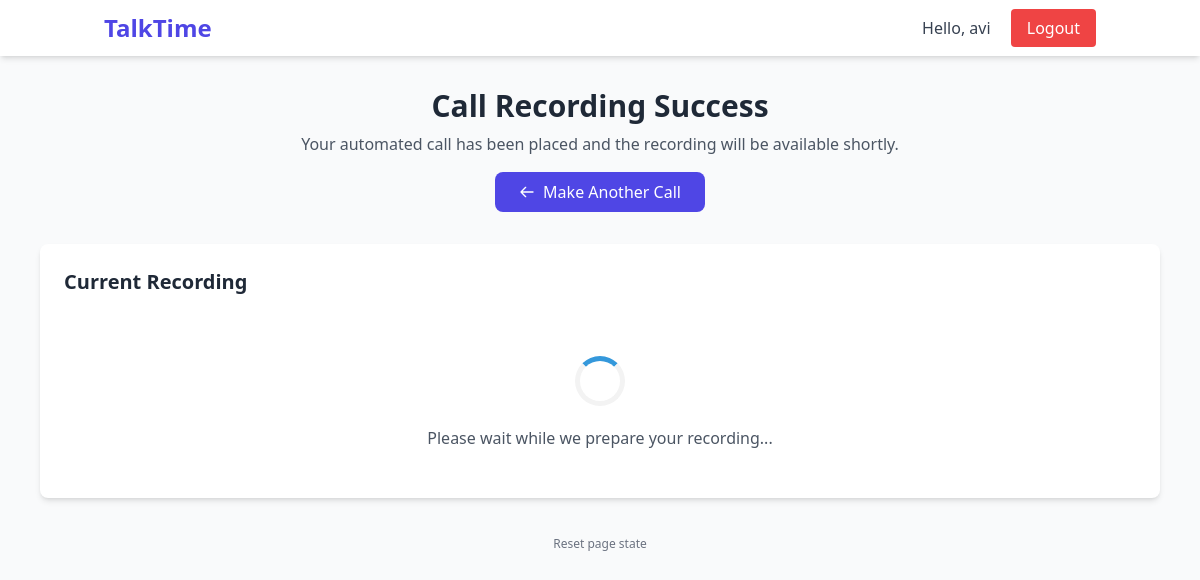
The app's page /success/ (signed in), older data.
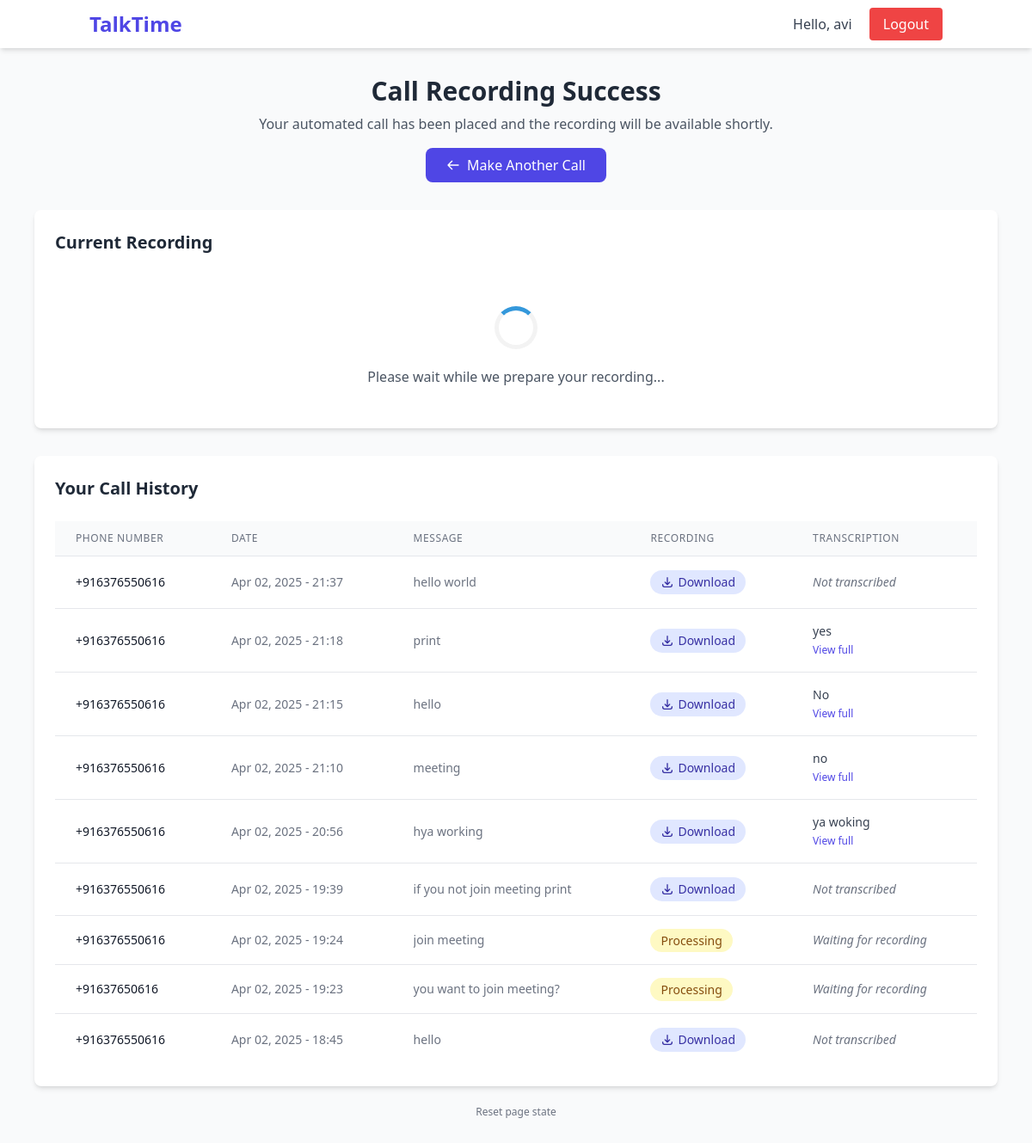
The same page, newer data.
### web_app/models.py (models this page shows, shortened)
class CallRequest(models.Model):
    user = models.ForeignKey(User, on_delete=models.CASCADE, null=True, blank=True)
    phone_number = models.CharField(max_length=15)
    message = models.TextField()
    recording_url = models.URLField(max_length=500, blank=True, null=True)
    transcription = models.TextField(blank=True, null=True)
    created_at = models.DateTimeField(auto_now_add=True)

### web_app/views.py (the view, shortened to what this page needs)
# urls.py: path('success/', views.success, name='success'),
def success(request):
    context = {}
    current_call = None
    if request.user.is_authenticated:
        current_call = CallRequest.objects.filter(user=request.user).order_by('-created_at').first()
    if current_call:
        context['current_recording_url'] = current_call.recording_url or ""
    else:
        context['current_recording_url'] = ""
    if request.user.is_authenticated:
        context['call_history'] = CallRequest.objects.filter(user=request.user).order_by('-created_at')
    return render(request, 'success.html', context)

### web_app/templates/success.html (shortened to what the changed rows need)
<!DOCTYPE html>
<html lang="en">
<head>
    <script src="https://cdn.tailwindcss.com"></script>
</head>
<body class="bg-gray-50">
    <div class="container mx-auto px-4 py-8 max-w-6xl">
        <div class="mb-8 text-center">
            <h1 class="text-3xl font-bold text-gray-800 mb-2">Call Recording Success</h1>
        </div>
        <div class="bg-white rounded-lg shadow-md p-6 mb-8">
            <h2 class="text-xl font-bold text-gray-800 mb-4">Current Recording</h2>
        </div>
        {% if user.is_authenticated and call_history %}
        <div class="bg-white rounded-lg shadow-md p-6">
            <div class="flex justify-between items-center mb-6">
                <h2 class="text-xl font-bold text-gray-800">Your Call History</h2>
            </div>
            <div class="overflow-x-auto">
                <table class="min-w-full divide-y divide-gray-200">
                    <thead class="bg-gray-50">
                        <tr>
                            <th scope="col" class="px-6 py-3 text-left text-xs font-medium text-gray-500 uppercase tracking-wider">Phone Number</th>
                            <th scope="col" class="px-6 py-3 text-left text-xs font-medium text-gray-500 uppercase tracking-wider">Date</th>
                            <th scope="col" class="px-6 py-3 text-left text-xs font-medium text-gray-500 uppercase tracking-wider">Message</th>
                            <th scope="col" class="px-6 py-3 text-left text-xs font-medium text-gray-500 uppercase tracking-wider">Recording</th>
                            <th scope="col" class="px-6 py-3 text-left text-xs font-medium text-gray-500 uppercase tracking-wider">Transcription</th>
                        </tr>
                    </thead>
                    <tbody class="bg-white divide-y divide-gray-200">
                        {% for call in call_history %}
                        <tr class="hover:bg-gray-50">
                            <td class="px-6 py-4 whitespace-nowrap">
                                <div class="text-sm text-gray-900">{{ call.phone_number }}</div>
                            </td>
                            <td class="px-6 py-4 whitespace-nowrap">
                                <div class="text-sm text-gray-500">{{ call.created_at|date:"M d, Y - H:i" }}</div>
                            </td>
                            <td class="px-6 py-4">
                                <div class="text-sm text-gray-500 truncate max-w-xs" title="{{ call.message }}">{{ call.message|truncatechars:50 }}</div>
                            </td>
                            <td class="px-6 py-4 whitespace-nowrap">
                                {% if call.recording_url %}
                                <a href="{{ call.recording_url }}" class="bg-indigo-100 text-indigo-800 px-3 py-1 rounded-full text-sm hover:bg-indigo-200 transition inline-flex items-center" download>
                                    <svg class="w-4 h-4 mr-1" fill="none" stroke="currentColor" viewBox="0 0 24 24">
                                        <path stroke-linecap="round" stroke-linejoin="round" stroke-width="2" d="M4 16v1a3 3 0 003 3h10a3 3 0 003-3v-1m-4-4l-4 4m0 0l-4-4m4 4V4"></path>
                                    </svg>
                                    Download
                                </a>
                                {% else %}
                                <span class="bg-yellow-100 text-yellow-800 px-3 py-1 rounded-full text-sm">Processing</span>
                                {% endif %}
                            </td>
                            <td class="px-6 py-4">
                                {% if call.transcription %}
                                <div class="text-sm text-gray-700">
                                    <div class="truncate max-w-xs">{{ call.transcription|truncatechars:50 }}</div>
                                    <button onclick="showTranscription('{{ call.transcription|escapejs }}')"
                                            class="text-xs text-indigo-600 hover:text-indigo-800 mt-1">View full</button>
                                </div>
                                {% elif call.recording_url %}
                                <div class="text-sm text-gray-500 italic">Not transcribed</div>
                                {% else %}
                                <div class="text-sm text-gray-500 italic">Waiting for recording</div>
                                {% endif %}
                            </td>
                        </tr>
                        {% endfor %}
                    </tbody>
                </table>
            </div>
        </div>
        {% endif %}
    </div>
</body>
</html>

Row changes from the older to the newer data that the page shows:
added CallRequest: phone_number "+916376550616", created_at "Apr 02, 2025 - 21:37", message "hello world", shows "Not transcribed"
added CallRequest: phone_number "+916376550616", created_at "Apr 02, 2025 - 21:18", message "print", transcription "yes"
added CallRequest: phone_number "+916376550616", created_at "Apr 02, 2025 - 21:15", message "hello", transcription "No"
added CallRequest: phone_number "+916376550616", created_at "Apr 02, 2025 - 21:10", message "meeting", transcription "no"
added CallRequest: phone_number "+916376550616", created_at "Apr 02, 2025 - 20:56", message "hya working", transcription "ya woking"
added CallRequest: phone_number "+916376550616", created_at "Apr 02, 2025 - 19:39", message "if you not join meeting print", shows "Not transcribed"
added CallRequest: phone_number "+916376550616", created_at "Apr 02, 2025 - 19:24", message "join meeting", shows "Processing", shows "Waiting for recording"
added CallRequest: phone_number "+91637650616", created_at "Apr 02, 2025 - 19:23", message "you want to join meeting?", shows "Processing", shows "Waiting for recording"
added CallRequest: phone_number "+916376550616", created_at "Apr 02, 2025 - 18:45", message "hello", shows "Not transcribed"
Text that changed along with them:
text now shown: "Your Call History PHONE NUMBER DATE MESSAGE RECORDING TRANSCRIPTION"
